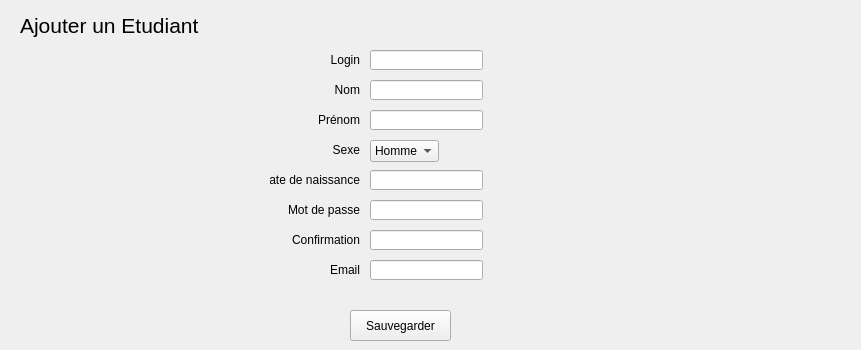
     <widget class="QWidget" name="ajout_etudiant">
      <property name="geometry">
       <rect>
        <x>0</x>
        <y>0</y>
        <width>861</width>
        <height>350</height>
       </rect>
      </property>
      <attribute name="label">
       <string>Ajouter un Etudiant</string>
      </attribute>
      <widget class="QLabel" name="titre_ajout_etudiant">
       <property name="geometry">
        <rect>
         <x>20</x>
         <y>10</y>
         <width>201</width>
         <height>31</height>
        </rect>
       </property>
       <property name="font">
        <font>
         <pointsize>16</pointsize>
        </font>
       </property>
       <property name="text">
        <string>Ajouter un Etudiant</string>
       </property>
      </widget>
      <widget class="QPushButton" name="sauvegarder_ajout_etudiant">
       <property name="geometry">
        <rect>
         <x>350</x>
         <y>310</y>
         <width>101</width>
         <height>31</height>
        </rect>
       </property>
       <property name="text">
        <string>Sauvegarder</string>
       </property>
      </widget>
      <widget class="QLabel" name="message_ajout_etudiant">
       <property name="geometry">
        <rect>
         <x>20</x>
         <y>60</y>
         <width>261</width>
         <height>16</height>
        </rect>
       </property>
       <property name="text">
        <string/>
       </property>
      </widget>
      <widget class="QLabel" name="label_ajout_prenom_etudiant">
       <property name="geometry">
        <rect>
         <x>270</x>
         <y>110</y>
         <width>90</width>
         <height>20</height>
        </rect>
       </property>
       <property name="text">
        <string>Prénom</string>
       </property>
       <property name="alignment">
        <set>Qt::AlignRight|Qt::AlignTrailing|Qt::AlignVCenter</set>
       </property>
      </widget>
      <widget class="QLineEdit" name="ajout_mdp2_etudiant">
       <property name="geometry">
        <rect>
         <x>370</x>
         <y>230</y>
         <width>113</width>
         <height>20</height>
        </rect>
       </property>
       <property name="echoMode">
        <enum>QLineEdit::Password</enum>
       </property>
      </widget>
      <widget class="QLineEdit" name="ajout_datenaiss_etudiant">
       <property name="geometry">
        <rect>
         <x>370</x>
         <y>170</y>
         <width>113</width>
         <height>20</height>
        </rect>
       </property>
      </widget>
      <widget class="QLabel" name="label_ajout_email_etudiant">
       <property name="geometry">
        <rect>
         <x>270</x>
         <y>260</y>
         <width>90</width>
         <height>20</height>
        </rect>
       </property>
       <property name="text">
        <string>Email</string>
       </property>
       <property name="alignment">
        <set>Qt::AlignRight|Qt::AlignTrailing|Qt::AlignVCenter</set>
       </property>
      </widget>
      <widget class="QLineEdit" name="ajout_prenom_etudiant">
       <property name="geometry">
        <rect>
         <x>370</x>
         <y>110</y>
         <width>113</width>
         <height>20</height>
        </rect>
       </property>
      </widget>
      <widget class="QLabel" name="label_ajout_nom_etudiant">
       <property name="geometry">
        <rect>
         <x>270</x>
         <y>80</y>
         <width>90</width>
         <height>20</height>
        </rect>
       </property>
       <property name="text">
        <string>Nom</string>
       </property>
       <property name="alignment">
        <set>Qt::AlignRight|Qt::AlignTrailing|Qt::AlignVCenter</set>
       </property>
      </widget>
      <widget class="QComboBox" name="ajout_sexe_etudiant">
       <property name="geometry">
        <rect>
         <x>370</x>
         <y>140</y>
         <width>69</width>
         <height>22</height>
        </rect>
       </property>
       <item>
        <property name="text">
         <string>Homme</string>
        </property>
       </item>
       <item>
        <property name="text">
         <string>Femme</string>
        </property>
       </item>
      </widget>
      <widget class="QLineEdit" name="ajout_email_etudiant">
       <property name="geometry">
        <rect>
         <x>370</x>
         <y>260</y>
         <width>113</width>
         <height>20</height>
        </rect>
       </property>
       <property name="echoMode">
        <enum>QLineEdit::Normal</enum>
       </property>
      </widget>
      <widget class="QLineEdit" name="ajout_login_etudiant">
       <property name="geometry">
        <rect>
         <x>370</x>
         <y>50</y>
         <width>113</width>
         <height>20</height>
        </rect>
       </property>
      </widget>
      <widget class="QLineEdit" name="ajout_nom_etudiant">
       <property name="geometry">
        <rect>
         <x>370</x>
         <y>80</y>
         <width>113</width>
         <height>20</height>
        </rect>
       </property>
      </widget>
      <widget class="QLabel" name="label_ajout_mdp2_etudiant">
       <property name="geometry">
        <rect>
         <x>270</x>
         <y>230</y>
         <width>90</width>
         <height>20</height>
        </rect>
       </property>
       <property name="text">
        <string>Confirmation</string>
       </property>
       <property name="alignment">
        <set>Qt::AlignRight|Qt::AlignTrailing|Qt::AlignVCenter</set>
       </property>
      </widget>
      <widget class="QLabel" name="label_ajout_datenaiss_etudiant">
       <property name="geometry">
        <rect>
         <x>270</x>
         <y>170</y>
         <width>90</width>
         <height>20</height>
        </rect>
       </property>
       <property name="text">
        <string>Date de naissance</string>
       </property>
       <property name="alignment">
        <set>Qt::AlignRight|Qt::AlignTrailing|Qt::AlignVCenter</set>
       </property>
      </widget>
      <widget class="QLabel" name="label_ajout_mdp1_etudiant">
       <property name="geometry">
        <rect>
         <x>270</x>
         <y>200</y>
         <width>90</width>
         <height>20</height>
        </rect>
       </property>
       <property name="text">
        <string>Mot de passe</string>
       </property>
       <property name="alignment">
        <set>Qt::AlignRight|Qt::AlignTrailing|Qt::AlignVCenter</set>
       </property>
      </widget>
      <widget class="QLabel" name="label_ajout_login_etudiant">
       <property name="geometry">
        <rect>
         <x>270</x>
         <y>50</y>
         <width>90</width>
         <height>20</height>
        </rect>
       </property>
       <property name="text">
        <string>Login</string>
       </property>
       <property name="alignment">
        <set>Qt::AlignRight|Qt::AlignTrailing|Qt::AlignVCenter</set>
       </property>
      </widget>
      <widget class="QLabel" name="label_ajout_sexe_etudiant">
       <property name="geometry">
        <rect>
         <x>270</x>
         <y>140</y>
         <width>90</width>
         <height>20</height>
        </rect>
       </property>
       <property name="text">
        <string>Sexe</string>
       </property>
       <property name="alignment">
        <set>Qt::AlignRight|Qt::AlignTrailing|Qt::AlignVCenter</set>
       </property>
      </widget>
      <widget class="QLineEdit" name="ajout_mdp_etudiant">
       <property name="geometry">
        <rect>
         <x>370</x>
         <y>200</y>
         <width>113</width>
         <height>20</height>
        </rect>
       </property>
       <property name="echoMode">
        <enum>QLineEdit::Password</enum>
       </property>
      </widget>
     </widget>
